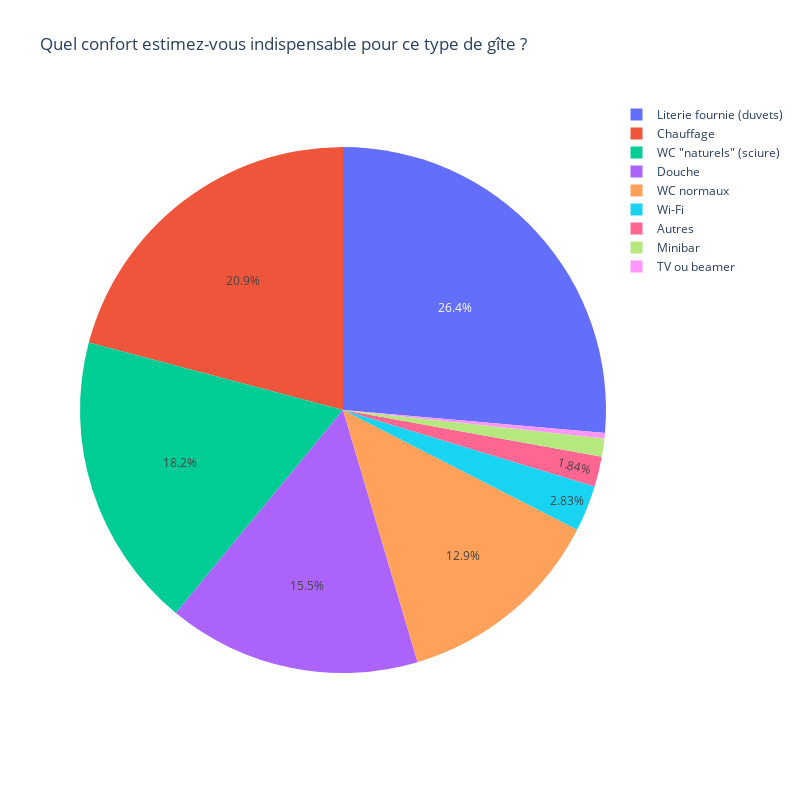

The cell this chart's notebook holds for it:
### Code cell
fig = px.pie(
    data_question_9,
    values=data_question_9.values,
    names=data_question_9.index,
    title=cols[9].split(" (")[0],
    width=800,
    height=800,
)

fig.update_traces(textposition='inside')
fig.update_layout(uniformtext_minsize=12, uniformtext_mode='hide')

# show the plot

fig.show()

### Figure 1 — Plotly figure (JSON) as saved in the notebook; plotly's stock layout.template omitted (floating-point values rounded to 4 significant figures)
{"data": [{"domain": {"x": [0, 1], "y": [0, 1]}, "hovertemplate": "index=%{label}<br>value=%{value}<extra></extra>", "labels": ["Literie fournie (duvets)", "Chauffage", "WC \"naturels\" (sciure)", "Douche", "WC normaux", "Wi-Fi", "Minibar", "TV ou beamer", "Autres"], "legendgroup": "", "name": "", "showlegend": true, "textposition": "inside", "type": "pie", "values": [401, 317, 276, 236, 196, 43, 17, 5, 28]}], "layout": {"height": 800, "legend": {"tracegroupgap": 0}, "title": {"text": "Quel confort estimez-vous indispensable pour ce type de gîte ?"}, "uniformtext": {"minsize": 12, "mode": "hide"}, "width": 800}}
